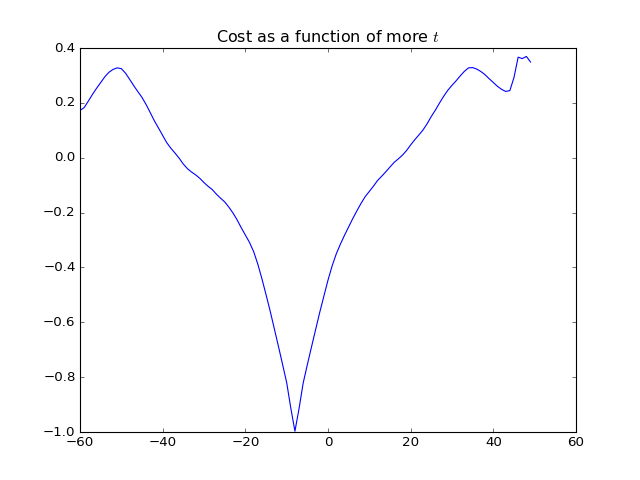

Write the Python code that produced this figure.
plt.plot(translations, correl_mismatches)
# [...]
plt.title('Cost as a function of more $t$')
# <...>
